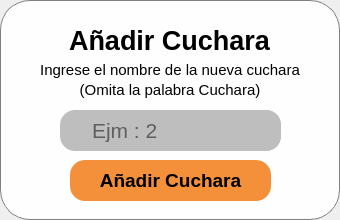
<?xml version="1.0" encoding="UTF-8"?>
<ui version="4.0">
 <class>PopUpAddCuchara</class>
 <widget class="QMainWindow" name="PopUpAddCuchara">
  <property name="geometry">
   <rect>
    <x>0</x>
    <y>0</y>
    <width>340</width>
    <height>220</height>
   </rect>
  </property>
  <property name="focusPolicy">
   <enum>Qt::NoFocus</enum>
  </property>
  <property name="windowTitle">
   <string>Añadir Cuchara - Abaxfem</string>
  </property>
  <property name="windowIcon">
   <iconset resource="resources.qrc">
    <normaloff>:/Images/ResourcesFolder/Imagenes/Logo_Lineas.png</normaloff>:/Images/ResourcesFolder/Imagenes/Logo_Lineas.png</iconset>
  </property>
  <widget class="QWidget" name="centralwidget">
   <property name="styleSheet">
    <string notr="true">QWidget {
background-color : rgba(255, 255, 255, 240);
border-radius:30;
border:1px solid gray;
}</string>
   </property>
   <widget class="QLabel" name="label">
    <property name="geometry">
     <rect>
      <x>29</x>
      <y>20</y>
      <width>281</width>
      <height>41</height>
     </rect>
    </property>
    <property name="font">
     <font>
      <family>Arial</family>
      <pointsize>20</pointsize>
      <italic>false</italic>
      <bold>true</bold>
      <kerning>true</kerning>
     </font>
    </property>
    <property name="styleSheet">
     <string notr="true">QLabel{
background-color: rgba(255, 255, 255, 0);
border:0px;
}</string>
    </property>
    <property name="text">
     <string>Añadir Cuchara</string>
    </property>
    <property name="alignment">
     <set>Qt::AlignCenter</set>
    </property>
   </widget>
   <widget class="QLabel" name="label_4">
    <property name="geometry">
     <rect>
      <x>40</x>
      <y>60</y>
      <width>260</width>
      <height>20</height>
     </rect>
    </property>
    <property name="font">
     <font>
      <family>Arial</family>
      <pointsize>11</pointsize>
     </font>
    </property>
    <property name="styleSheet">
     <string notr="true">border:0px;
background-color: rgba(0, 0, 0, 0);</string>
    </property>
    <property name="text">
     <string>Ingrese el nombre de la nueva cuchara</string>
    </property>
    <property name="alignment">
     <set>Qt::AlignCenter</set>
    </property>
   </widget>
   <widget class="QPushButton" name="pb_exit">
    <property name="geometry">
     <rect>
      <x>300</x>
      <y>10</y>
      <width>21</width>
      <height>21</height>
     </rect>
    </property>
    <property name="styleSheet">
     <string notr="true">QPushButton{
	background-color: rgba(255, 255, 255, 0);
	image: url(:/Icons/ResourcesFolder/featherIcons/x-square.svg);
border:0px;
}
QPushButton:hover{
	background-color: rgba(200, 200, 200, 120);
	border-radius: 6px
}

QPushButton:pressed{
	background-color: rgba(180, 180, 180, 150);
	border-radius: 6px
}</string>
    </property>
    <property name="text">
     <string/>
    </property>
   </widget>
   <widget class="QPushButton" name="pb_aceptar">
    <property name="geometry">
     <rect>
      <x>70</x>
      <y>160</y>
      <width>201</width>
      <height>41</height>
     </rect>
    </property>
    <property name="font">
     <font>
      <family>Arial</family>
      <pointsize>14</pointsize>
      <italic>false</italic>
      <bold>true</bold>
      <underline>false</underline>
      <strikeout>false</strikeout>
     </font>
    </property>
    <property name="styleSheet">
     <string notr="true">QPushButton{
	border-radius:15px;
	color: rgb(0, 0, 0);
	background-color: rgba(240, 120, 14, 210);
border:0px;
}
QPushButton:hover{
	background-color: rgba(255, 135, 29, 230);
}
QPushButton:pressed{
	background-color: rgba(255, 135, 29, 255);
}</string>
    </property>
    <property name="text">
     <string>Añadir Cuchara</string>
    </property>
   </widget>
   <widget class="QFrame" name="frame_2">
    <property name="geometry">
     <rect>
      <x>60</x>
      <y>110</y>
      <width>221</width>
      <height>41</height>
     </rect>
    </property>
    <property name="styleSheet">
     <string notr="true">border-radius:15px;
color: rgb(0, 0, 0);
background-color: rgb(190, 190, 190);
border:0px;</string>
    </property>
    <property name="frameShape">
     <enum>QFrame::StyledPanel</enum>
    </property>
    <property name="frameShadow">
     <enum>QFrame::Raised</enum>
    </property>
   </widget>
   <widget class="QLineEdit" name="txtCuchara">
    <property name="geometry">
     <rect>
      <x>90</x>
      <y>110</y>
      <width>191</width>
      <height>41</height>
     </rect>
    </property>
    <property name="font">
     <font>
      <family>Arial</family>
      <pointsize>16</pointsize>
      <bold>false</bold>
     </font>
    </property>
    <property name="styleSheet">
     <string notr="true">border-radius:15px;
color: rgb(0, 0, 0);
background-color: rgb(190, 190, 190);
border:0px;</string>
    </property>
    <property name="text">
     <string/>
    </property>
    <property name="maxLength">
     <number>16</number>
    </property>
    <property name="cursorPosition">
     <number>0</number>
    </property>
    <property name="alignment">
     <set>Qt::AlignLeading|Qt::AlignLeft|Qt::AlignVCenter</set>
    </property>
    <property name="placeholderText">
     <string>Ejm : 2</string>
    </property>
    <property name="cursorMoveStyle">
     <enum>Qt::LogicalMoveStyle</enum>
    </property>
   </widget>
   <widget class="QLabel" name="label_2">
    <property name="geometry">
     <rect>
      <x>66</x>
      <y>120</y>
      <width>21</width>
      <height>21</height>
     </rect>
    </property>
    <property name="styleSheet">
     <string notr="true">image: url(:/Icons/ResourcesFolder/featherIcons/briefcase.svg);
background-color: rgb(190, 190, 190);
border-radius: 10px;
border:0px;</string>
    </property>
    <property name="text">
     <string/>
    </property>
   </widget>
   <widget class="QLabel" name="label_5">
    <property name="geometry">
     <rect>
      <x>40</x>
      <y>80</y>
      <width>260</width>
      <height>20</height>
     </rect>
    </property>
    <property name="font">
     <font>
      <family>Arial</family>
      <pointsize>11</pointsize>
     </font>
    </property>
    <property name="styleSheet">
     <string notr="true">border:0px;
background-color: rgba(0, 0, 0, 0);</string>
    </property>
    <property name="text">
     <string>(Omita la palabra Cuchara)</string>
    </property>
    <property name="alignment">
     <set>Qt::AlignCenter</set>
    </property>
   </widget>
  </widget>
 </widget>
 <resources>
  <include location="resources.qrc"/>
 </resources>
 <connections/>
</ui>
